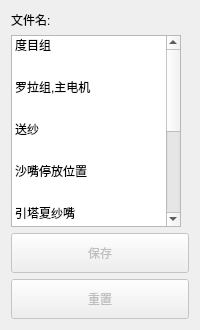
     <widget class="QWidget" name="tab">
      <property name="sizePolicy">
       <sizepolicy hsizetype="Maximum" vsizetype="Preferred">
        <horstretch>0</horstretch>
        <verstretch>0</verstretch>
       </sizepolicy>
      </property>
      <attribute name="title">
       <string>工作参数</string>
      </attribute>
      <layout class="QVBoxLayout" name="verticalLayout">
       <item>
        <layout class="QGridLayout" name="gridLayout_3">
         <item row="0" column="0">
          <widget class="QMdLabel" name="label_12">
           <property name="sizePolicy">
            <sizepolicy hsizetype="Maximum" vsizetype="Preferred">
             <horstretch>0</horstretch>
             <verstretch>0</verstretch>
            </sizepolicy>
           </property>
           <property name="text">
            <string>文件名:</string>
           </property>
          </widget>
         </item>
         <item row="0" column="1">
          <widget class="QMdLabel" name="label_13">
           <property name="sizePolicy">
            <sizepolicy hsizetype="Expanding" vsizetype="Preferred">
             <horstretch>0</horstretch>
             <verstretch>0</verstretch>
            </sizepolicy>
           </property>
          </widget>
         </item>
        </layout>
       </item>
       <item>
        <widget class="QListWidget" name="listWidget">
         <property name="sizePolicy">
          <sizepolicy hsizetype="Maximum" vsizetype="Expanding">
           <horstretch>1</horstretch>
           <verstretch>0</verstretch>
          </sizepolicy>
         </property>
         <property name="maximumSize">
          <size>
           <width>170</width>
           <height>16777215</height>
          </size>
         </property>
         <property name="mouseTracking">
          <bool>true</bool>
         </property>
         <property name="layoutDirection">
          <enum>Qt::LeftToRight</enum>
         </property>
         <property name="frameShape">
          <enum>QFrame::StyledPanel</enum>
         </property>
         <property name="frameShadow">
          <enum>QFrame::Sunken</enum>
         </property>
         <property name="editTriggers">
          <set>QAbstractItemView::NoEditTriggers</set>
         </property>
         <property name="iconSize">
          <size>
           <width>31</width>
           <height>31</height>
          </size>
         </property>
         <property name="textElideMode">
          <enum>Qt::ElideRight</enum>
         </property>
         <property name="movement">
          <enum>QListView::Static</enum>
         </property>
         <property name="flow">
          <enum>QListView::TopToBottom</enum>
         </property>
         <property name="resizeMode">
          <enum>QListView::Adjust</enum>
         </property>
         <property name="layoutMode">
          <enum>QListView::Batched</enum>
         </property>
         <property name="spacing">
          <number>6</number>
         </property>
         <property name="gridSize">
          <size>
           <width>0</width>
           <height>42</height>
          </size>
         </property>
         <property name="viewMode">
          <enum>QListView::ListMode</enum>
         </property>
         <property name="modelColumn">
          <number>0</number>
         </property>
         <property name="wordWrap">
          <bool>false</bool>
         </property>
         <property name="selectionRectVisible">
          <bool>false</bool>
         </property>
         <property name="currentRow">
          <number>-1</number>
         </property>
         <property name="sortingEnabled">
          <bool>false</bool>
         </property>
         <item>
          <property name="text">
           <string>度目组</string>
          </property>
          <property name="foreground">
           <brush brushstyle="NoBrush">
            <color alpha="255">
             <red>0</red>
             <green>0</green>
             <blue>0</blue>
            </color>
           </brush>
          </property>
          <property name="icon">
           <iconset resource="resouce.qrc">
            <normaloff>:/image/resource/2a.png</normaloff>:/image/resource/2a.png</iconset>
          </property>
          <property name="flags">
           <set>ItemIsSelectable|ItemIsDragEnabled|ItemIsEnabled</set>
          </property>
         </item>
         <item>
          <property name="text">
           <string>罗拉组,主电机</string>
          </property>
          <property name="icon">
           <iconset resource="resouce.qrc">
            <normaloff>:/image/resource/2b.png</normaloff>:/image/resource/2b.png</iconset>
          </property>
         </item>
         <item>
          <property name="text">
           <string>送纱</string>
          </property>
          <property name="icon">
           <iconset resource="resouce.qrc">
            <normaloff>:/image/resource/2c.png</normaloff>:/image/resource/2c.png</iconset>
          </property>
         </item>
         <item>
          <property name="text">
           <string>沙嘴停放位置</string>
          </property>
          <property name="icon">
           <iconset resource="resouce.qrc">
            <normaloff>:/image/resource/2d.png</normaloff>:/image/resource/2d.png</iconset>
          </property>
         </item>
         <item>
          <property name="text">
           <string>引塔夏纱嘴</string>
          </property>
          <property name="icon">
           <iconset resource="resouce.qrc">
            <normaloff>:/image/resource/2e.png</normaloff>:/image/resource/2e.png</iconset>
          </property>
         </item>
         <item>
          <property name="text">
           <string>沉降片针位置</string>
          </property>
          <property name="icon">
           <iconset resource="resouce.qrc">
            <normaloff>:/image/resource/2f.png</normaloff>:/image/resource/2f.png</iconset>
          </property>
         </item>
         <item>
          <property name="text">
           <string>片展开沙嘴表</string>
          </property>
          <property name="icon">
           <iconset resource="resouce.qrc">
            <normaloff>:/image/resource/2g.png</normaloff>:/image/resource/2g.png</iconset>
          </property>
         </item>
         <item>
          <property name="text">
           <string>其他</string>
          </property>
          <property name="icon">
           <iconset resource="resouce.qrc">
            <normaloff>:/image/resource/2h.png</normaloff>:/image/resource/2h.png</iconset>
          </property>
         </item>
        </widget>
       </item>
       <item>
        <widget class="QPushButton" name="pushButton_wrksave">
         <property name="enabled">
          <bool>false</bool>
         </property>
         <property name="minimumSize">
          <size>
           <width>0</width>
           <height>40</height>
          </size>
         </property>
         <property name="text">
          <string>保存</string>
         </property>
        </widget>
       </item>
       <item>
        <widget class="QPushButton" name="pushButton_wrkreset">
         <property name="enabled">
          <bool>false</bool>
         </property>
         <property name="minimumSize">
          <size>
           <width>0</width>
           <height>40</height>
          </size>
         </property>
         <property name="text">
          <string>重置</string>
         </property>
        </widget>
       </item>
      </layout>
     </widget>
